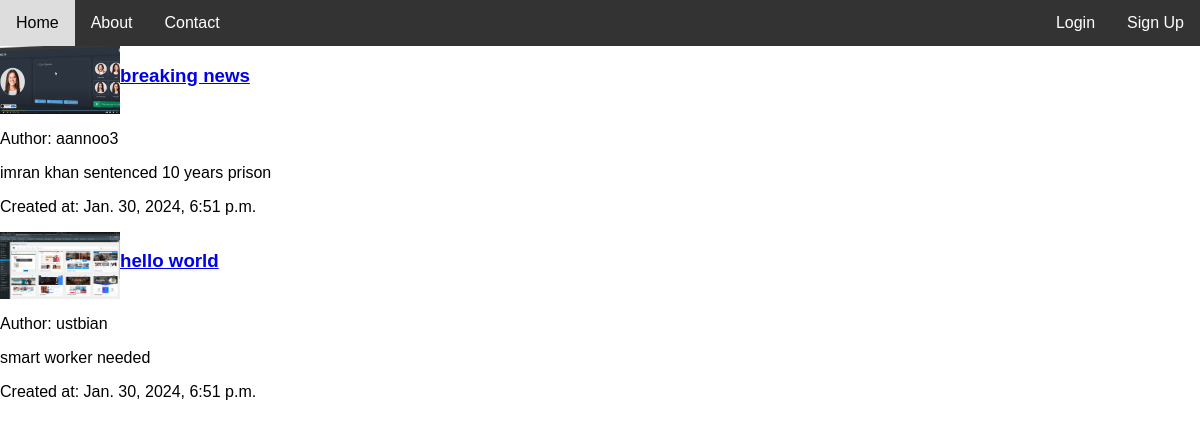
The app's page /, older data.
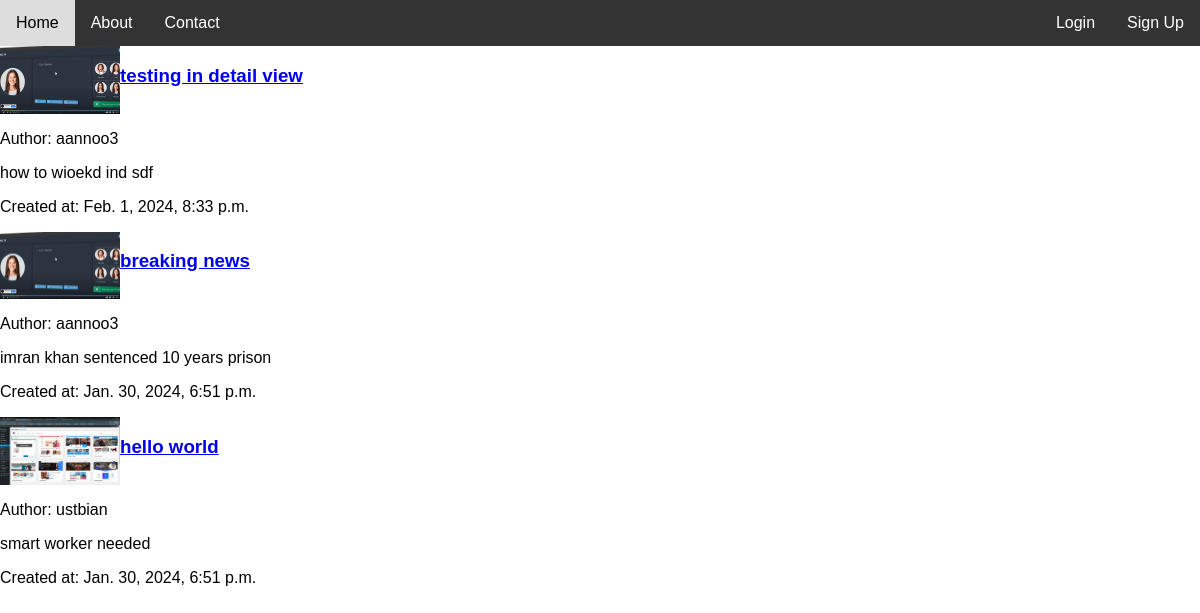
The same page, newer data.
### blog/models.py (models this page shows, shortened)
class Post(models.Model):
    title = models.CharField(max_length=255)
    author = models.ForeignKey(User, on_delete=models.CASCADE)
    content = models.TextField()
    created_at = models.DateTimeField(auto_now_add=True)
    class Meta:
        ordering = ['-created_at']

### users/models.py (models this page shows, shortened)
class Profile(models.Model):
    user = models.OneToOneField(User, on_delete=models.CASCADE)
    image = models.ImageField(default='default.jpg', upload_to='profile_pics')

### blog/views.py (the view)
# urls.py: path('', PostListView.as_view(), name='home'),
class PostListView(ListView):
    model = Post
    template_name = 'blog/home.html'  #<app>/<model>_<viewtype>.html
    context_object_name = 'posts'

### blog/templates/blog/home.html
{% extends 'blog/base.html' %}
{% block content %}
    {% for post in posts %}
        <div class="post">
            <div class="top">
                <img src="{{ post.author.profile.image.url }}" alt="">
                <h3><a href="{% url 'detail' post.id %}">{{ post.title }}</a></h3>
            </div>
            <p>Author: {{ post.author.username }}</p>
            <p>{{ post.content }}</p>
            <p>Created at: {{ post.created_at }}</p>
        </div>
    {% endfor %}
{% endblock %}

Row changes from the older to the newer data that the page shows:
added Post: author.profile.image (placeholder picture), title "testing in detail view", author.username "aannoo3", content "how to wioekd ind sdf", created_at "Feb. 1, 2024, 8:33 p.m."
